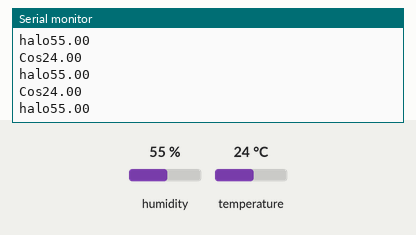
Recording of a sketch running on a simulated Arduino Uno, built with avr-gcc and run on an emulated ATmega328P. Parts: the last lines printed to the serial monitor. The inputs (shaded band) are chosen by the test bench; at power-on: humidity 55 %, temperature 24 °C.

Above: at 3.8 s.
3.9 s: humidity set to 22 %
At 6.6 s:
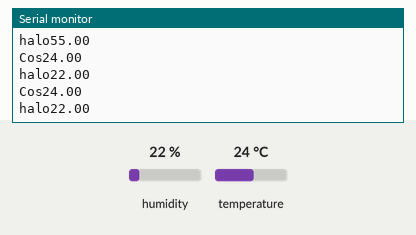
6.8 s: temperature set to 12 °C
At 7.9 s:
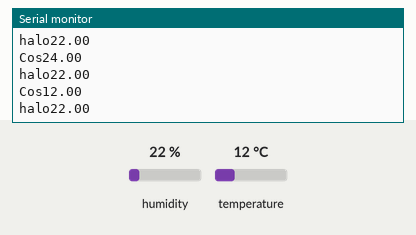
9.7 s: humidity set to 40 %
At 12.0 s:
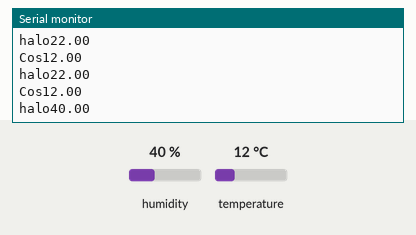
Timing chart, 0 to 13.5 s (numbered marks = the images above; inputs shaded):
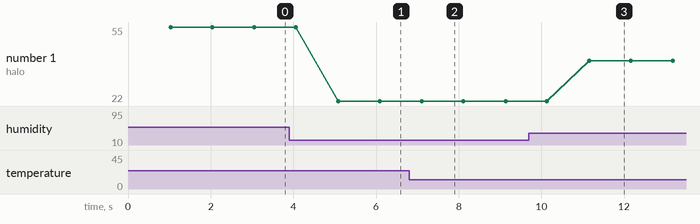

Measured:
- after the input at 3.9 s, the serial monitor: prints a new line after 1.2 s (image 1)
- after the input at 6.8 s, the serial monitor: prints a new line after 0.30 s (image 2)
- after the input at 9.7 s, the serial monitor: prints a new line after 1.5 s (image 3)
- plotted number 1: 55 → 22 after the input at 3.9 s, 22 → 40 after the input at 9.7 s

The sketch:

zad_2.ino
```cpp
/*
 * Zdanie 2
 * Ćwiczenie wprowadza nowy element DHT22 - czujnik temperatury i wilgotności.
 * Zadanie będzie polegało na:
 * - Połączeniu wyświetlacza i czujnika DHT22 na płytce
 * - Wyświetleniu pomiarów temperatury i wilgotności na wyświetlaczu
 *   w formacie
 *   [ikona termometru]: [pomiar temperatury] [ikona stopnia]C
 *   [ikona kropli]:     [pomiar wilgotności]%
 * Pomiary powinny być pobierane i aktualizowane co 5 sekund.
 */


#define DHTPIN 9
#define DHTTYPE DHT11

/*
 * Jest to pierwsza styczność z dołączaniem biblioteki do kodu.
 * W przypadku arduino jeśli wcześniej nie pobrano jej lub zapisano
 * w odpowiedniej scieżce należy zrobić to w pierwszej kolejności.
 * Przeważnie robi się to za pomocą IDE, lecz aby mieć pewność co do
 * właściwej wersji wybranej biblioteki  w tym przypadku należy dodać biblioteke z folderu z zadaniami klikając:
 * Sketch -> Include Library -> Add .ZIP Library
 */

// Biblioteka do obslugi czujnika DHTxx
#include <DHT.h>

//#include <LiquidCrystal.h>
//
//LiquidCrystal lcd(2, 3, 4, 5, 6, 7);

// Obiekt klasy DHT o nazwie dht o podanych parametrach
DHT dht(DHTPIN, DHTTYPE);

byte thermometer[8] = {
  0b00100,
  0b00110,
  0b00100,
  0b00110,
  0b00100,
  0b01110,
  0b01110,
  0b00000
};

byte drop[8] = {
  0b00100,
  0b00100,
  0b01110,
  0b01110,
  0b10111,
  0b10111,
  0b01110,
  0b00000
};

byte degree[8] = {
  0b00010,
  0b00101,
  0b00010,
  0b00000,
  0b00000,
  0b00000,
  0b00000,
  0b00000
};


void setup() {
  // inicjalizacja lcd
//  lcd.begin(16, 2);

  // napis kontrolny
//  lcd.print("Witam...");

  //Tworzenie znaków specjalnych
//  lcd.createChar(0, thermometer);
//  lcd.createChar(1, drop);
//  lcd.createChar(2, degree);

  // Inicjalizacja czujnika DHT
  dht.begin(); // inicjalizuję czujnik DHT
  Serial.begin(9600);
  Serial.print("Witam");
}

void loop(){
  delay(1000);
  // Zmienna przechowująca temperature
  float temp = dht.readTemperature();
  // Zmienna przechowująca pomiar wilgotności
  float humidity = dht.readHumidity();

  // Sprawdzenie czy nie wystąpił błąd odczytu
  if (isnan(temp) || isnan(humidity)) {
    //Kursor na pozycje (0, 0)
//    lcd.home();
//    lcd.print("Blad odczytu");
    return;
  }

//  lcd.home();
  // Rzutowanie ikony termometru na byte i wyświetlanie ją na LCD
//  lcd.write((byte)0);
//  lcd.print(" ");
  Serial.print("Cos");
  Serial.println(temp);
//  lcd.print(" ");
//  lcd.write((byte)2);
//  lcd.print("C");
//  lcd.setCursor(0, 1);
//  lcd.write((byte)1);
//  lcd.print(" ");
  Serial.print("halo");
  Serial.println(humidity);
//  lcd.print("  %");

}
```
